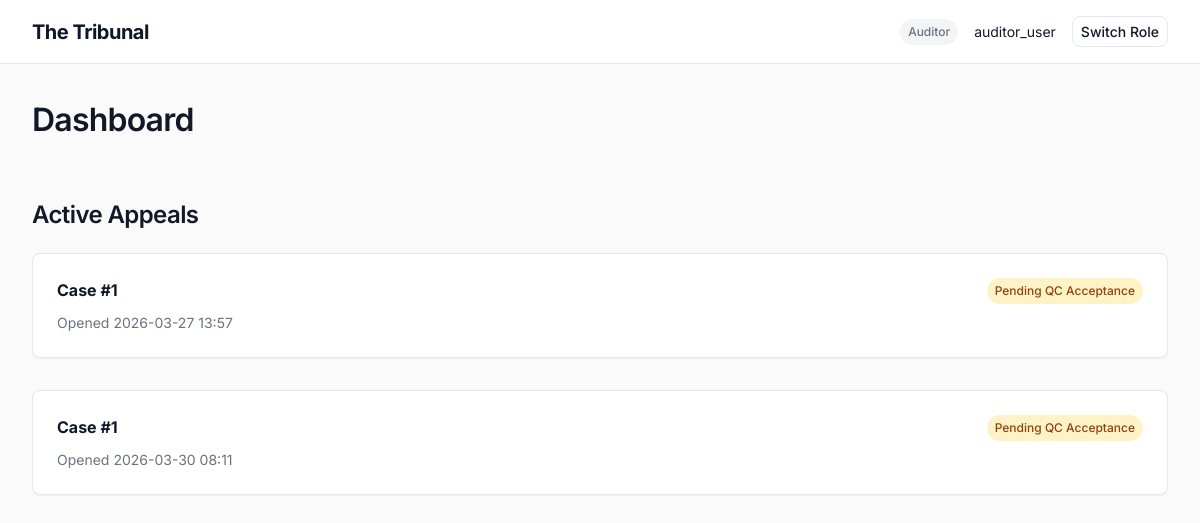
Page /dashboard (signed in) on the committed database.
### models.py (models this page shows)
class User(db.Model):
    id = db.Column(db.Integer, primary_key=True)
    username = db.Column(db.String(80), unique=True, nullable=False)
    role = db.Column(db.String(50), nullable=False) # Auditor, QC, Auditor_POC, QC_POC, Appellate, Ops, Training

class Dispute(db.Model):
    id = db.Column(db.Integer, primary_key=True)
    case_id = db.Column(db.Integer, db.ForeignKey('audit_case.id'), nullable=False)
    status = db.Column(db.String(50), nullable=False, default='Pending') # Pending Auditor Revert, Escapated to POC, Appellate Court, Closed
    created_at = db.Column(db.DateTime, default=datetime.utcnow)

### app.py (the view)
@app.route('/dashboard')
def dashboard():
    if 'user_id' not in session:
        return redirect(url_for('login'))
    disputes = Dispute.query.all()
    return render_template('dashboard.html', disputes=disputes)

### app.py (called while the page is built)
@app.before_request
def mock_auth():
    user_id = request.args.get('user_id')
    if user_id:
        session['user_id'] = int(user_id)

@app.context_processor
def inject_user():
    user = User.query.get(session.get('user_id')) if session.get('user_id') else None
    users = User.query.all()
    return dict(current_user=user, all_users=users)

### templates/dashboard.html (shortened to what this page needs)
{% extends "base.html" %}
{% block content %}
<div style="display: flex; justify-content: space-between; align-items: center; margin-bottom: 2rem;">
    <h1>Dashboard</h1>
</div>
<h2>Active Appeals</h2>
<div style="display: flex; flex-direction: column; gap: 1rem;">
    {% for dispute in disputes %}
    <div class="card" style="cursor: pointer; transition: transform 0.1s;" onclick="window.location.href='{{ url_for('dispute_view', dispute_id=dispute.id) }}'" onmouseover="this.style.transform='scale(1.005)'" onmouseout="this.style.transform='scale(1)'">
        <div style="display: flex; justify-content: space-between; margin-bottom: 0.5rem;">
            <strong style="color: var(--primary);">Case #{{ dispute.case_id }}</strong>
            <span class="status-badge status-pending">{{ dispute.status }}</span>
        </div>
        <div style="font-size: 0.875rem; color: var(--text-muted);">
            Opened {{ dispute.created_at.strftime('%Y-%m-%d %H:%M') }}
        </div>
    </div>
    {% else %}
    <p style="color:var(--text-muted);">No active disputes found.</p>
    {% endfor %}
</div>
{% endblock %}

### templates/base.html (shortened to what this page needs)
<!DOCTYPE html>
<html lang="en">
<head>
    <link rel="stylesheet" href="{{ url_for('static', filename='css/style.css') }}">
</head>
<body>
<header>
    <div class="brand">The Tribunal</div>
    {% if current_user %}
    <div class="nav-user">
        <span class="role-badge">{{ current_user.role }}</span>
        <span>{{ current_user.username }}</span>
        <a href="{{ url_for('login') }}" class="btn btn-outline" style="padding: 0.25rem 0.5rem;">Switch Role</a>
    </div>
    {% endif %}
</header>
<div class="container">
    {% block content %}{% endblock %}
</div>
</body>
</html>

### static/css/style.css (style rules this page uses)
:root { --bg-color: #FAFAFA; --text-main: #111827; --text-muted: #6B7280; --primary: #0F172A; --primary-hover: #334155; --accent: #3B82F6; --success: #10B981; --danger: #EF4444; --border: #E5E7EB; --card-bg: #FFFFFF; --radius: 8px; }
body { margin: 0; font-family: 'Inter', system-ui, -apple-system, sans-serif; background-color: var(--bg-color); color: var(--text-main); line-height: 1.5; }
.container { max-width: 1200px; margin: 0 auto; padding: 2rem; }
header { display: flex; justify-content: space-between; align-items: center; padding: 1rem 2rem; background: var(--card-bg); border-bottom: 1px solid var(--border); position: sticky; top: 0; z-index: 100; }
.brand { font-size: 1.25rem; font-weight: 700; letter-spacing: -0.025em; color: var(--primary); }
.nav-user { display: flex; align-items: center; gap: 1rem; font-size: 0.875rem; }
.role-badge { background: #F3F4F6; padding: 0.25rem 0.5rem; border-radius: 9999px; font-weight: 500; font-size: 0.75rem; color: var(--text-muted); }
.card { background: var(--card-bg); border: 1px solid var(--border); border-radius: var(--radius); padding: 1.5rem; margin-bottom: 1rem; box-shadow: 0 1px 2px 0 rgba(0, 0, 0, 0.05); }
h1, h2, h3 { margin-top: 0; font-weight: 600; letter-spacing: -0.025em; }
.btn { display: inline-flex; align-items: center; justify-content: center; padding: 0.5rem 1rem; font-size: 0.875rem; font-weight: 500; border-radius: var(--radius); border: none; cursor: pointer; transition: all 0.2s; text-decoration: none; }
.btn-outline { background: transparent; border: 1px solid var(--border); color: var(--text-main); }
.status-badge { padding: 0.25rem 0.5rem; border-radius: 9999px; font-size: 0.75rem; font-weight: 500; }
.status-pending { background: #FEF3C7; color: #92400E; }

### rows in the picture
User: role "Auditor", username "auditor_user"
Dispute: case_id "1", status "Pending QC Acceptance", created_at "2026-03-27 13:57"
Dispute: case_id "1", status "Pending QC Acceptance", created_at "2026-03-30 08:11"
